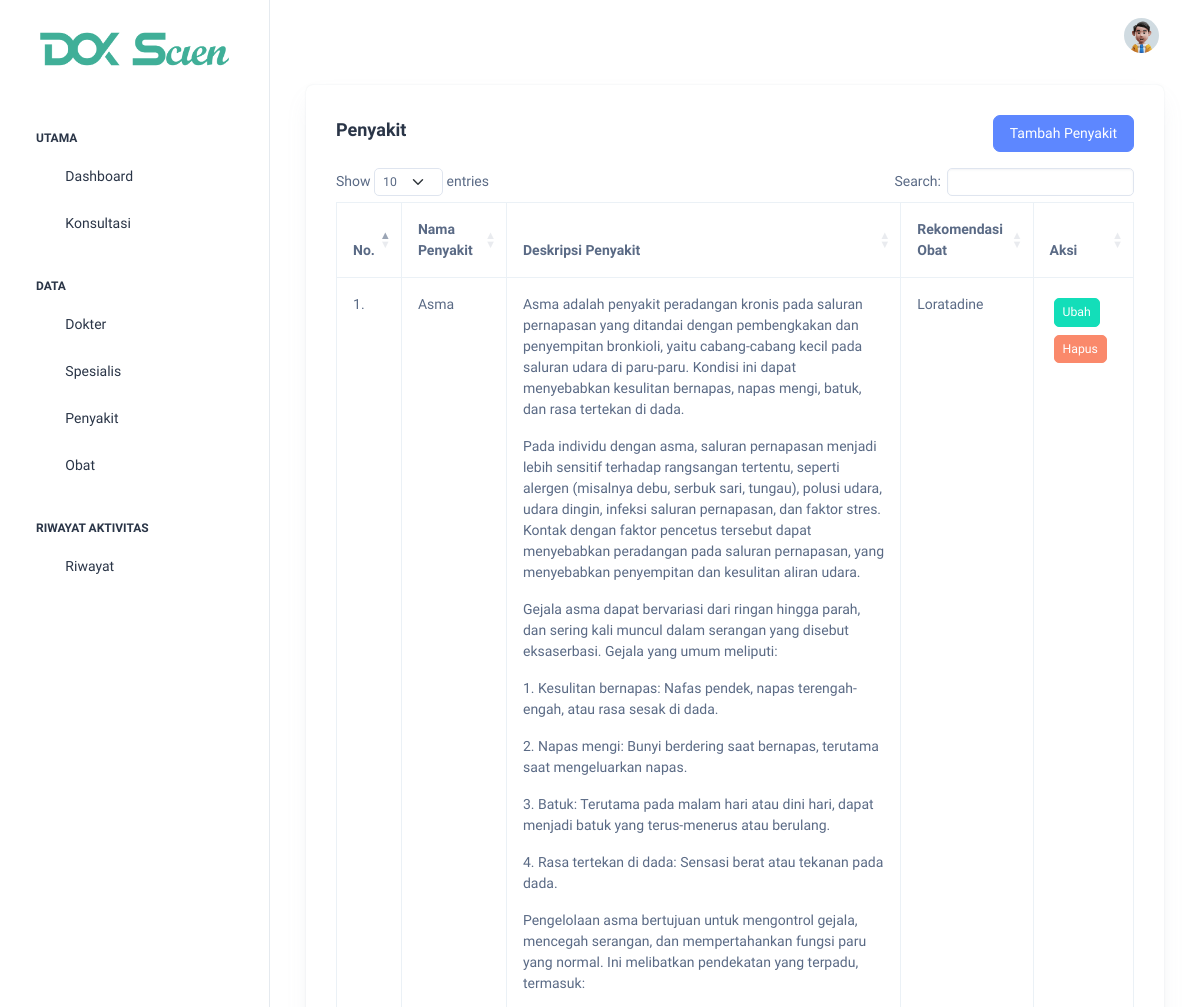
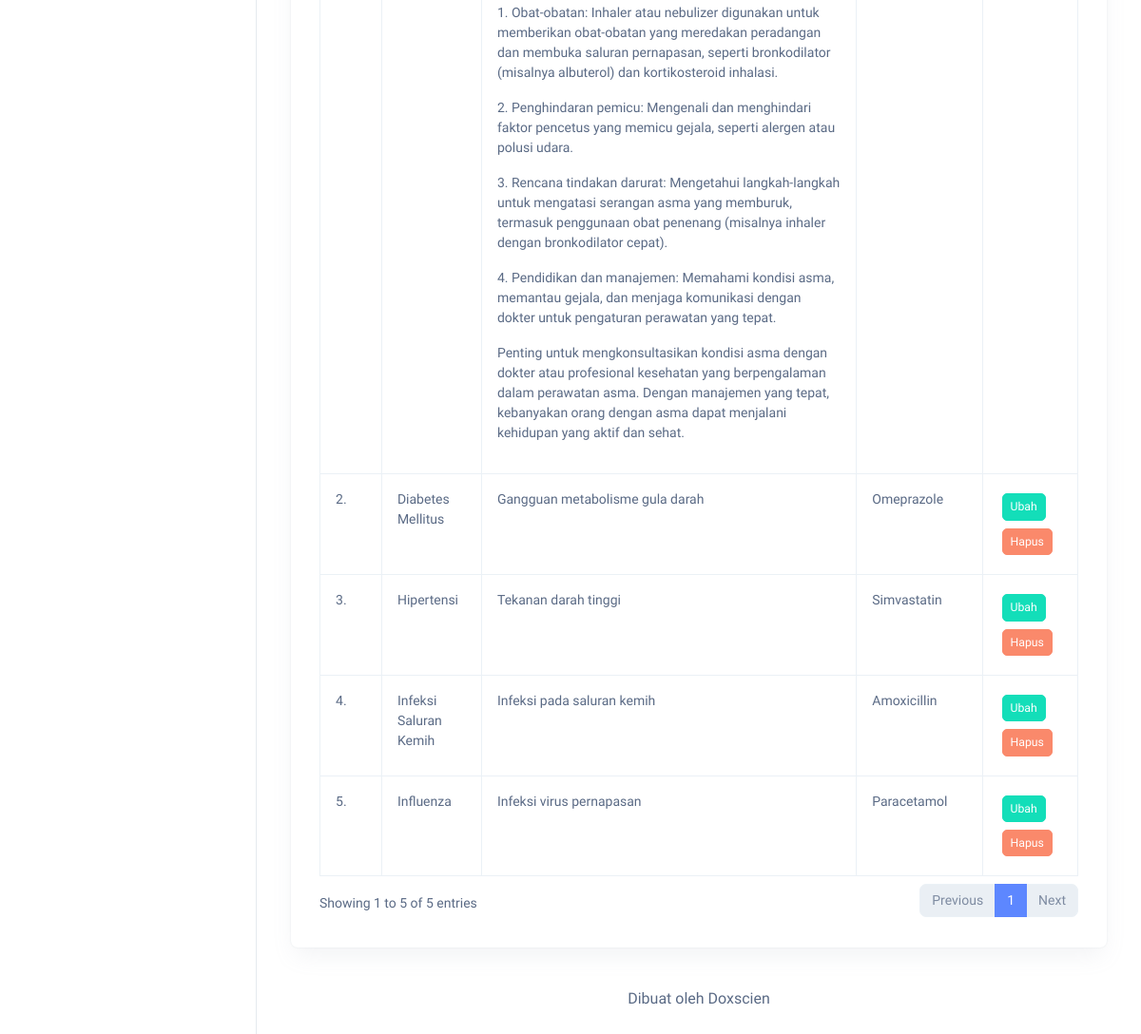
Page /admin/penyakit/index.php (signed in) on the committed database (2 pictures, top to bottom).
### tables this page shows
CREATE TABLE `penyakit` (
  `id_penyakit` int(11) NOT NULL,
  `nama_penyakit` varchar(100) NOT NULL,
  `deskripsi_penyakit` text NOT NULL,
  `id_obat` int(11) NOT NULL
);

CREATE TABLE `obat` (
  `id_obat` int(11) NOT NULL,
  `nama_obat` varchar(100) NOT NULL,
  `deskripsi_obat` text NOT NULL,
  `foto_obat` text NOT NULL
);

### admin/penyakit/index.php (the view, shortened to what this page needs)
<?php
  require_once '../../koneksi.php';
  $penyakit = mysqli_query($koneksi, "SELECT * FROM penyakit INNER JOIN obat ON penyakit.id_obat = obat.id_obat ORDER BY nama_penyakit ASC");
?>
<!doctype html>
<html lang="en">
<head>
  <?php include_once '../include/head.php'; ?>
</head>
<body>
  <div class="page-wrapper" id="main-wrapper" data-layout="vertical" data-navbarbg="skin6" data-sidebartype="full"
    data-sidebar-position="fixed" data-header-position="fixed">
    <?php
      include_once '../include/sidebar.php';
    ?>
    <div class="body-wrapper">
      <?php
        include_once '../include/navbar.php';
      ?>
      <div class="container-fluid">
        <div class="container-fluid">
          <div class="card">
            <div class="card-body">
              <div class="row mb-3">
                <div class="col-md-6 head-left">
                  <h5 class="card-title fw-semibold">Penyakit</h5>
                </div>
                <div class="col-md-6 head-right">
                  <a href="<?= BASE_URL; ?>/admin/penyakit/tambah_penyakit.php" class="btn btn-primary">Tambah Penyakit</a>
                </div>
              </div>
              <div class="table-responsive">
                <table class="table table-bordered" id="dataTable" width="100%" cellspacing="0">
                  <thead>
                    <tr>
                      <th>No.</th>
                      <th>Nama Penyakit</th>
                      <th>Deskripsi Penyakit</th>
                      <th>Rekomendasi Obat</th>
                      <th>Aksi</th>
                    </tr>
                  </thead>
                  <tbody>
                    <?php $i = 1; ?>
                    <?php foreach ($penyakit as $data_penyakit): ?>
                      <tr>
                        <td><?= $i++; ?>.</td>
                        <td><?= $data_penyakit['nama_penyakit']; ?></td>
                        <td><?= htmlspecialchars_decode($data_penyakit['deskripsi_penyakit']); ?></td>
                        <td><?= $data_penyakit['nama_obat']; ?></td>
                        <td>
                          <a href="ubah_penyakit.php?id_penyakit=<?= $data_penyakit['id_penyakit']; ?>" class="m-1 btn btn-sm btn-success">Ubah</a>
                          <a data-nama="Penyakit <?= $data_penyakit['nama_penyakit']; ?> akan terhapus!" href="hapus_penyakit.php?id_penyakit=<?= $data_penyakit['id_penyakit']; ?>" class="btn-delete m-1 btn btn-sm btn-danger">Hapus</a>
                        </td>
                      </tr>
                    <?php endforeach ?>
                  </tbody>
                </table>
              </div>
            </div>
          </div>
        </div>
        <?php include_once '../include/footer.php'; ?>
      </div>
    </div>
  </div>
</body>
</html>

### assets/css/doxscien.css (style rules this page uses)
.head-left { text-align: left; margin: auto; }
.head-right { text-align: right; margin: auto; }

### rows in the picture
penyakit: nama_penyakit "Asma", deskripsi_penyakit "Asma adalah penyakit peradangan kronis pada saluran pernapasan yang ditandai dengan pembengkakan dan penyempitan bronkioli, yaitu cabang-cabang kecil pada saluran udara di paru-paru. Kondisi ini dapat menyebabkan kesulitan bernapas, napas mengi, batuk, dan rasa tertekan di dada. Pada individu dengan asma, saluran pernapasan menjadi lebih sensitif terhadap rangsangan tertentu, seperti alergen (misalnya debu, serbuk sari, tungau), polusi udara, udara dingin, infeksi saluran pernapasan, dan faktor stres. Kontak dengan faktor pencetus tersebut dapat menyebabkan peradangan pada saluran pernapasan, yang menyebabkan penyempitan dan kesulitan aliran udara. Gejala asma dapat bervariasi dari ringan…", id_obat.nama_obat "Loratadine"
penyakit: nama_penyakit "Diabetes Mellitus", deskripsi_penyakit "Gangguan metabolisme gula darah", id_obat.nama_obat "Omeprazole"
penyakit: nama_penyakit "Hipertensi", deskripsi_penyakit "Tekanan darah tinggi", id_obat.nama_obat "Simvastatin"
penyakit: nama_penyakit "Infeksi Saluran Kemih", deskripsi_penyakit "Infeksi pada saluran kemih", id_obat.nama_obat "Amoxicillin"
penyakit: nama_penyakit "Influenza", deskripsi_penyakit "Infeksi virus pernapasan", id_obat.nama_obat "Paracetamol"
